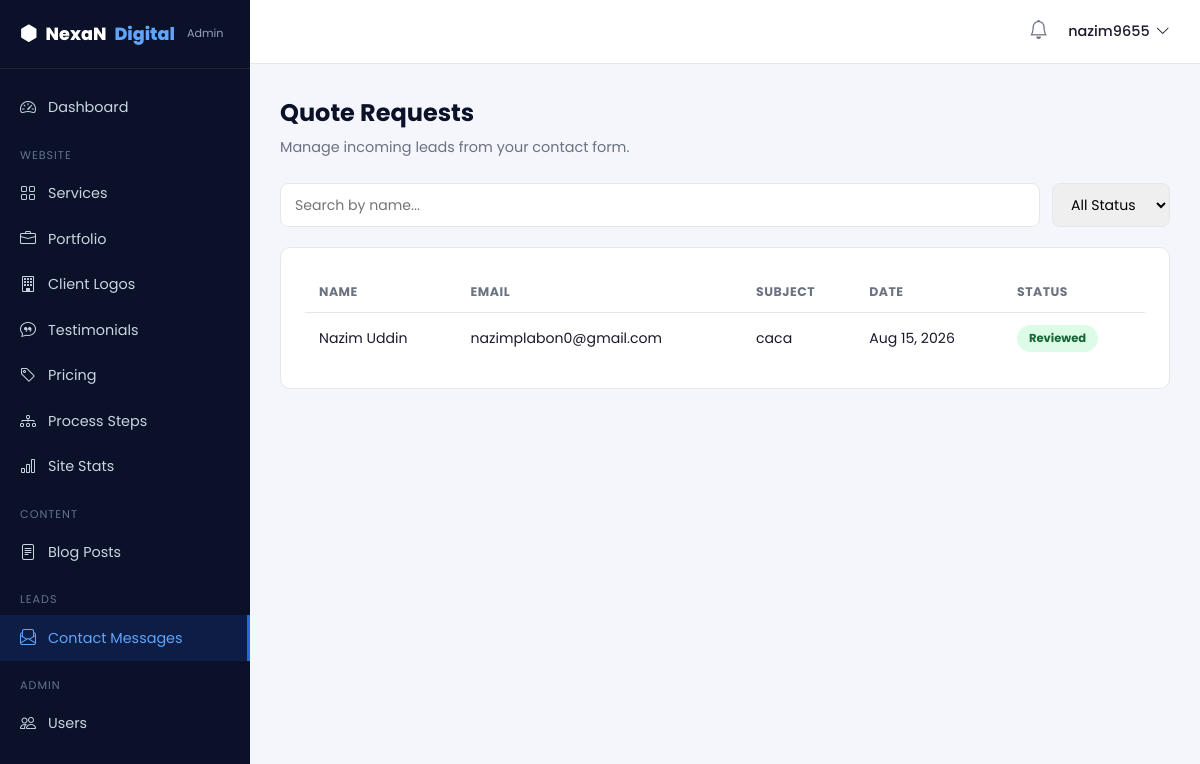
Screenshot of /dashboard/quotes/ (signed in) with the database file from the repository.
### website/models.py (models this page shows, shortened)
class ContactMessage(models.Model):
    name = models.CharField(max_length=100)
    email = models.EmailField()
    subject = models.CharField(max_length=200, blank=True)
    message = models.TextField()
    created_at = models.DateTimeField(auto_now_add=True)
    is_read = models.BooleanField(default=False)
    class Meta:
        ordering = ['-created_at']

### dashboard/views.py (the view)
# urls.py: path('quotes/', views.quote_list, name='quotes'),
@login_required(login_url='dashboard:login')
def quote_list(request):
    quotes = ContactMessage.objects.all()
    search = request.GET.get('search')
    if search:
        quotes = quotes.filter(name__icontains=search)
    status = request.GET.get('status')
    if status == 'new':
        quotes = quotes.filter(is_read=False)
    elif status == 'read':
        quotes = quotes.filter(is_read=True)
    return render(request, 'dashboard/quote_list.html', {'quotes': quotes})

### website/context_processors.py (called while the page is built)
def nav_services(request):
    return {'nav_services': Service.objects.all()}

### dashboard/templates/dashboard/quote_list.html (shortened to what this page needs)
{% extends 'dashboard/base.html' %}
{% block content %}
<div class="dash-greeting">
  <h2>Quote Requests</h2>
  <p>Manage incoming leads from your contact form.</p>
</div>
<form method="GET" class="dash-filters">
  <input type="text" name="search" placeholder="Search by name..." value="{{ request.GET.search }}">
  <select name="status" onchange="this.form.submit()">
    <option value="">All Status</option>
  </select>
</form>
<div class="dash-panel">
  <table class="dash-table">
    <thead>
      <tr><th>Name</th><th>Email</th><th>Subject</th><th>Date</th><th>Status</th></tr>
    </thead>
    <tbody>
      {% for quote in quotes %}
      <tr onclick="window.location.href='{% url 'dashboard:quote_detail' quote.pk %}'" style="cursor:pointer;">
        <td>{{ quote.name }}</td>
        <td>{{ quote.email }}</td>
        <td>{{ quote.subject|default:"—" }}</td>
        <td>{{ quote.created_at|date:"M d, Y" }}</td>
        <td>
          {% if quote.is_read %}
            <span class="status-badge status-read">Reviewed</span>
          {% else %}
            <span class="status-badge status-new">New</span>
          {% endif %}
        </td>
      </tr>
      {% empty %}
      <tr><td colspan="5">No quote requests found.</td></tr>
      {% endfor %}
    </tbody>
  </table>
</div>
{% endblock %}

### dashboard/templates/dashboard/base.html (shortened to what this page needs)
{% load static %}
<!DOCTYPE html>
<html lang="en">
<head>
<link rel="stylesheet" href="https://cdn.jsdelivr.net/npm/bootstrap-icons@1.11.3/font/bootstrap-icons.css">
<link rel="stylesheet" href="{% static 'website/css/style.css' %}">
<link rel="stylesheet" href="{% static 'dashboard/css/dashboard.css' %}">
</head>
<body class="dash-body">
<div class="dash-layout">
  <aside class="dash-sidebar">
    <div class="dash-logo">
      <i class="bi bi-hexagon-fill"></i> NexaN<span>Digital</span> <small>Admin</small>
    </div>
    <nav class="dash-nav">
      <a href="{% url 'dashboard:home' %}" class="dash-nav-link {% if request.resolver_match.url_name == 'home' %}active{% endif %}">
        <i class="bi bi-speedometer2"></i> Dashboard
      </a>
      <p class="dash-nav-heading">Website</p>
      <a href="{% url 'dashboard:services' %}" class="dash-nav-link {% if request.resolver_match.url_name == 'services' %}active{% endif %}"><i class="bi bi-grid"></i> Services</a>
      <a href="{% url 'dashboard:portfolio' %}" class="dash-nav-link {% if request.resolver_match.url_name == 'portfolio' %}active{% endif %}"><i class="bi bi-briefcase"></i> Portfolio</a>
      <a href="{% url 'dashboard:clients' %}" class="dash-nav-link {% if request.resolver_match.url_name == 'clients' %}active{% endif %}"><i class="bi bi-building"></i> Client Logos</a>
      <a href="{% url 'dashboard:testimonials' %}" class="dash-nav-link {% if request.resolver_match.url_name == 'testimonials' %}active{% endif %}"><i class="bi bi-chat-quote"></i> Testimonials</a>
      <a href="{% url 'dashboard:pricing' %}" class="dash-nav-link {% if request.resolver_match.url_name == 'pricing' %}active{% endif %}"><i class="bi bi-tag"></i> Pricing</a>
      <a href="{% url 'dashboard:process' %}" class="dash-nav-link {% if request.resolver_match.url_name == 'process' %}active{% endif %}"><i class="bi bi-diagram-3"></i> Process Steps</a>
      <a href="{% url 'dashboard:stats' %}" class="dash-nav-link {% if request.resolver_match.url_name == 'stats' %}active{% endif %}"><i class="bi bi-bar-chart"></i> Site Stats</a>
      <p class="dash-nav-heading">Content</p>
      <a href="{% url 'dashboard:blog' %}" class="dash-nav-link {% if request.resolver_match.url_name == 'blog' %}active{% endif %}"><i class="bi bi-file-text"></i> Blog Posts</a>
      <p class="dash-nav-heading">Leads</p>
      <a href="{% url 'dashboard:quotes' %}" class="dash-nav-link {% if request.resolver_match.url_name == 'quotes' %}active{% endif %}">
        <i class="bi bi-envelope-paper"></i> Contact Messages
      </a>
      <p class="dash-nav-heading">Admin</p>
      <a href="{% url 'dashboard:users' %}" class="dash-nav-link {% if request.resolver_match.url_name == 'users' %}active{% endif %}"><i class="bi bi-people"></i> Users</a>
    </nav>
  </aside>
  <div class="dash-main">
    <header class="dash-topbar">
      <div class="dash-topbar-right">
        <i class="bi bi-bell"></i>
        <div class="dash-user">
          {{ request.user.username }} <i class="bi bi-chevron-down"></i>
        </div>
      </div>
    </header>
    <main class="dash-content">
      {% block content %}{% endblock %}
    </main>
  </div>
</div>
</body>
</html>

### website/static/website/css/style.css (style rules this page uses)
:root { --navy: #0a1128; --navy-light: #0f1c3f; --blue: #2563eb; --blue-dark: #1d4ed8; --text-dark: #1a1a2e; --text-gray: #6b7280; --text-light: #cbd5e1; --bg-light: #f8f9fc; --white: #ffffff; --border: #e5e7eb; --radius: 12px; --shadow: 0 4px 20px rgba(0,0,0,0.06); }
* { margin: 0; padding: 0; box-sizing: border-box; }
body { font-family: 'Poppins', sans-serif; color: var(--text-dark); background: var(--white); line-height: 1.6; }
a { text-decoration: none; color: inherit; }

### dashboard/static/dashboard/css/dashboard.css (style rules this page uses)
:root { --dash-navy: #0a1128; --dash-navy-light: #0f1c3f; --dash-blue: #2563eb; --dash-bg: #f4f6fb; --dash-border: #e5e7eb; --dash-text: #1a1a2e; --dash-text-gray: #6b7280; --dash-white: #ffffff; --dash-radius: 10px; }
.dash-body { margin: 0; font-family: 'Poppins', sans-serif; background: var(--dash-bg); color: var(--dash-text); }
.dash-layout { display: flex; min-height: 100vh; }
.dash-sidebar { width: 250px; background: var(--dash-navy); color: #cbd5e1; flex-shrink: 0; padding: 20px 0; position: sticky; top: 0; height: 100vh; overflow-y: auto; }
.dash-logo { display: flex; align-items: center; gap: 8px; font-weight: 800; font-size: 1.1rem; color: var(--dash-white); padding: 0 20px 20px; border-bottom: 1px solid rgba(255,255,255,0.08); margin-bottom: 16px; }
.dash-logo span { color: #60a5fa; }
.dash-logo small { font-weight: 400; font-size: 0.7rem; color: #94a3b8; margin-left: 4px; }
.dash-nav-heading { font-size: 0.7rem; text-transform: uppercase; letter-spacing: 1px; color: #64748b; padding: 16px 20px 6px; margin: 0; }
.dash-nav-link { display: flex; align-items: center; gap: 10px; padding: 10px 20px; font-size: 0.9rem; color: #cbd5e1; text-decoration: none; transition: background 0.2s; }
.dash-nav-link.active { background: rgba(37,99,235,0.15); color: #60a5fa; border-right: 3px solid var(--dash-blue); }
.dash-nav-link i { font-size: 1rem; width: 18px; }
.dash-main { flex: 1; display: flex; flex-direction: column; min-width: 0; }
.dash-topbar { background: var(--dash-white); border-bottom: 1px solid var(--dash-border); padding: 16px 30px; display: flex; align-items: center; justify-content: space-between; }
.dash-topbar-right { display: flex; align-items: center; gap: 20px; }
.dash-topbar-right > i { font-size: 1.2rem; color: var(--dash-text-gray); cursor: pointer; }
.dash-user { position: relative; font-size: 0.9rem; font-weight: 500; cursor: pointer; display: flex; align-items: center; gap: 6px; }
.dash-content { padding: 30px; }
.dash-greeting { margin-bottom: 24px; }
.dash-greeting h2 { font-size: 1.5rem; color: var(--dash-navy); margin-bottom: 4px; }
.dash-greeting p { color: var(--dash-text-gray); font-size: 0.9rem; }
.dash-panel { background: var(--dash-white); border-radius: var(--dash-radius); border: 1px solid var(--dash-border); padding: 24px; margin-bottom: 24px; }
.dash-table { width: 100%; border-collapse: collapse; }
.dash-table th { text-align: left; font-size: 0.78rem; text-transform: uppercase; letter-spacing: 0.5px; color: var(--dash-text-gray); padding: 10px 14px; border-bottom: 1px solid var(--dash-border); }
.dash-table td { padding: 12px 14px; font-size: 0.88rem; border-bottom: 1px solid var(--dash-border); color: var(--dash-text); }
.dash-table tr:last-child td { border-bottom: none; }
.status-badge { display: inline-block; padding: 4px 12px; border-radius: 20px; font-size: 0.72rem; font-weight: 700; }
.status-read { background: #dcfce7; color: #166534; }
.dash-filters { display: flex; gap: 12px; margin-bottom: 20px; flex-wrap: wrap; }
.dash-filters input, .dash-filters select { padding: 10px 14px; border: 1px solid var(--dash-border); border-radius: 8px; font-family: inherit; font-size: 0.88rem; }
.dash-filters input { flex: 1; min-width: 200px; }

### rows the page displays
ContactMessage: name "Nazim Uddin", email "nazimplabon0@gmail.com", subject "caca", created_at "Aug 15, 2026", is_read "Reviewed"

### other values shown
{{ request.user.username }} "nazim9655"
